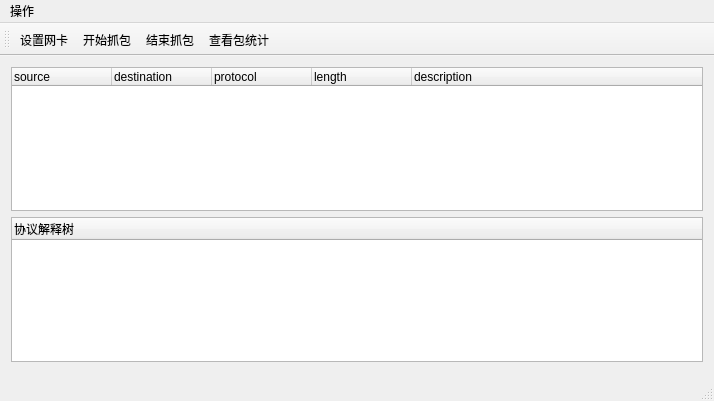
<?xml version="1.0" encoding="UTF-8"?>
<ui version="4.0">
 <class>MainWindow</class>
 <widget class="QMainWindow" name="MainWindow">
  <property name="geometry">
   <rect>
    <x>0</x>
    <y>0</y>
    <width>714</width>
    <height>401</height>
   </rect>
  </property>
  <property name="windowTitle">
   <string>MainWindow</string>
  </property>
  <widget class="QWidget" name="centralWidget">
   <property name="sizePolicy">
    <sizepolicy hsizetype="Preferred" vsizetype="Preferred">
     <horstretch>0</horstretch>
     <verstretch>0</verstretch>
    </sizepolicy>
   </property>
   <layout class="QVBoxLayout" name="verticalLayout">
    <item>
     <widget class="QTreeWidget" name="allPackTreeWidget">
      <column>
       <property name="text">
        <string>source</string>
       </property>
      </column>
      <column>
       <property name="text">
        <string>destination</string>
       </property>
      </column>
      <column>
       <property name="text">
        <string>protocol</string>
       </property>
      </column>
      <column>
       <property name="text">
        <string>length</string>
       </property>
      </column>
      <column>
       <property name="text">
        <string>description</string>
       </property>
      </column>
     </widget>
    </item>
    <item>
     <widget class="QTreeWidget" name="singlePackageTreeWidget">
      <column>
       <property name="text">
        <string>协议解释树</string>
       </property>
      </column>
     </widget>
    </item>
    <item>
     <widget class="HexDecode" name="hexDecodeWidget" native="true"/>
    </item>
   </layout>
  </widget>
  <widget class="QMenuBar" name="menuBar">
   <property name="geometry">
    <rect>
     <x>0</x>
     <y>0</y>
     <width>714</width>
     <height>22</height>
    </rect>
   </property>
   <widget class="QMenu" name="menuOperation">
    <property name="title">
     <string>操作</string>
    </property>
    <addaction name="actionBeginPcap"/>
    <addaction name="actionStopPcap"/>
    <addaction name="actionSetDevice"/>
    <addaction name="actionDisplayChart"/>
   </widget>
   <addaction name="menuOperation"/>
  </widget>
  <widget class="QToolBar" name="mainToolBar">
   <attribute name="toolBarArea">
    <enum>TopToolBarArea</enum>
   </attribute>
   <attribute name="toolBarBreak">
    <bool>false</bool>
   </attribute>
   <addaction name="actionSetDevice"/>
   <addaction name="actionBeginPcap"/>
   <addaction name="actionStopPcap"/>
   <addaction name="actionDisplayChart"/>
  </widget>
  <widget class="QStatusBar" name="statusBar"/>
  <action name="actionBeginPcap">
   <property name="text">
    <string>开始抓包</string>
   </property>
  </action>
  <action name="actionStopPcap">
   <property name="text">
    <string>结束抓包</string>
   </property>
  </action>
  <action name="actionSetDevice">
   <property name="text">
    <string>设置网卡</string>
   </property>
  </action>
  <action name="actionDisplayChart">
   <property name="text">
    <string>查看包统计</string>
   </property>
  </action>
 </widget>
 <layoutdefault spacing="6" margin="11"/>
 <customwidgets>
  <customwidget>
   <class>HexDecode</class>
   <extends>QWidget</extends>
   <header>hexdecode.h</header>
   <container>1</container>
  </customwidget>
 </customwidgets>
 <resources/>
 <connections/>
</ui>
